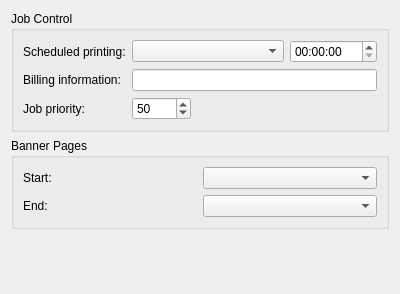
<?xml version="1.0" encoding="UTF-8"?>
<ui version="4.0">
 <class>QPrintJobWidget</class>
 <widget class="QWidget" name="QPrintJobWidget">
  <property name="geometry">
   <rect>
    <x>0</x>
    <y>0</y>
    <width>400</width>
    <height>294</height>
   </rect>
  </property>
  <property name="windowTitle">
   <string>Job</string>
  </property>
  <layout class="QGridLayout" name="gridLayout_2">
   <item row="0" column="0" colspan="2">
    <widget class="QGroupBox" name="jobControlGroupBox">
     <property name="title">
      <string>Job Control</string>
     </property>
     <layout class="QGridLayout" name="gridLayout">
      <item row="0" column="0">
       <widget class="QLabel" name="jobHoldLabel">
        <property name="text">
         <string>Scheduled printing:</string>
        </property>
       </widget>
      </item>
      <item row="0" column="1" colspan="2">
       <widget class="QComboBox" name="jobHoldComboBox"/>
      </item>
      <item row="0" column="3">
       <widget class="QTimeEdit" name="jobHoldTimeEdit"/>
      </item>
      <item row="1" column="0">
       <widget class="QLabel" name="jobBillingLabel">
        <property name="text">
         <string>Billing information:</string>
        </property>
       </widget>
      </item>
      <item row="1" column="1" colspan="3">
       <widget class="QLineEdit" name="jobBillingLineEdit"/>
      </item>
      <item row="2" column="0">
       <widget class="QLabel" name="jobPriorityLabel">
        <property name="text">
         <string>Job priority:</string>
        </property>
       </widget>
      </item>
      <item row="2" column="1">
       <widget class="QSpinBox" name="jobPrioritySpinBox">
        <property name="maximum">
         <number>100</number>
        </property>
        <property name="value">
         <number>50</number>
        </property>
       </widget>
      </item>
      <item row="2" column="2" colspan="2">
       <spacer name="horizontalSpacer">
        <property name="orientation">
         <enum>Qt::Horizontal</enum>
        </property>
        <property name="sizeHint" stdset="0">
         <size>
          <width>180</width>
          <height>20</height>
         </size>
        </property>
       </spacer>
      </item>
     </layout>
    </widget>
   </item>
   <item row="1" column="0" rowspan="2" colspan="2">
    <widget class="QGroupBox" name="bannerPagesGroupBox">
     <property name="title">
      <string>Banner Pages</string>
     </property>
     <layout class="QGridLayout" name="gridLayout_3">
      <item row="1" column="1">
       <widget class="QComboBox" name="endBannerPageCombo"/>
      </item>
      <item row="0" column="1">
       <widget class="QComboBox" name="startBannerPageCombo"/>
      </item>
      <item row="1" column="0">
       <widget class="QLabel" name="endBannerLabel">
        <property name="text">
         <string comment="Banner page at end">End:</string>
        </property>
       </widget>
      </item>
      <item row="0" column="0">
       <widget class="QLabel" name="startBannerLabel">
        <property name="text">
         <string comment="Banner page at start">Start:</string>
        </property>
       </widget>
      </item>
     </layout>
    </widget>
   </item>
   <item row="3" column="0">
    <spacer name="verticalSpacer_3">
     <property name="orientation">
      <enum>Qt::Vertical</enum>
     </property>
     <property name="sizeHint" stdset="0">
      <size>
       <width>20</width>
       <height>13</height>
      </size>
     </property>
    </spacer>
   </item>
  </layout>
 </widget>
 <resources/>
 <connections/>
</ui>
